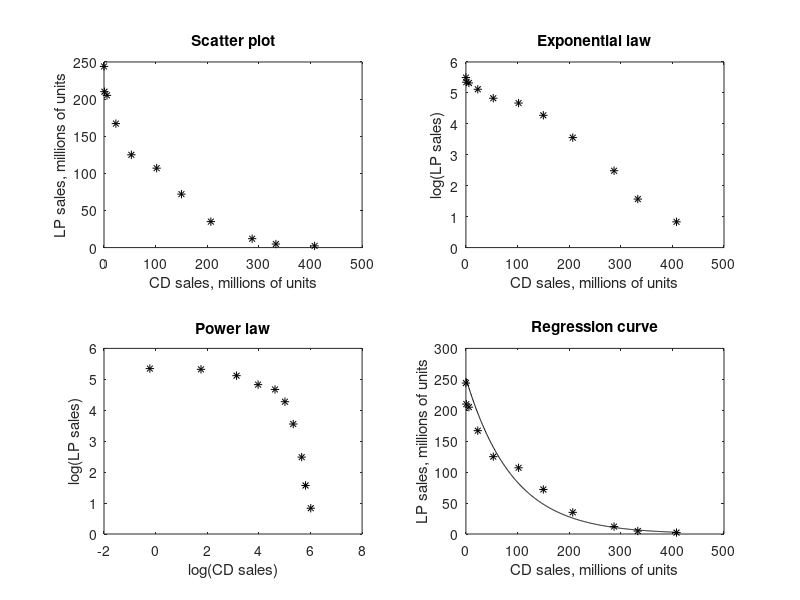

This chart was generated by the following MATLAB code:
% Bradie: section 5.8, example 5.25

clear; close all

% data
C = [0 0.8 5.8 23 53 102 150 207 287 333 408];
L = [244 210 205 167 125 107 72 35 12 4.8 2.3];

% scatter plots: seek L as a function of C

subplot(2,2,1)
plot(C, L, '*k')
title('Scatter plot')
xlabel('CD sales, millions of units')
ylabel('LP sales, millions of units')

subplot(2,2,2)
plot(C, log(L), '*k')
title('Exponential law')
xlabel('CD sales, millions of units')
ylabel('log(LP sales)')

subplot(2,2,3)
plot(log(C), log(L), '*k')
title('Power law')
xlabel('log(CD sales)')
ylabel('log(LP sales)')

%% Fit the data
% Note that these values will be different than the text due to the use of
% the natural log rather than the base 10 log, but the end result gives the
% same fit.
u = polyfit(C, log(L), 1);
b = u(1)
a = exp(u(2))

Chat = linspace(min(C), max(C), 2^9+1);
Lhat = a*exp(b*Chat);

subplot(2,2,4)
plot(C, L, '*k', Chat, Lhat, 'k')
title('Regression curve')
xlabel('CD sales, millions of units')
ylabel('LP sales, millions of units')
